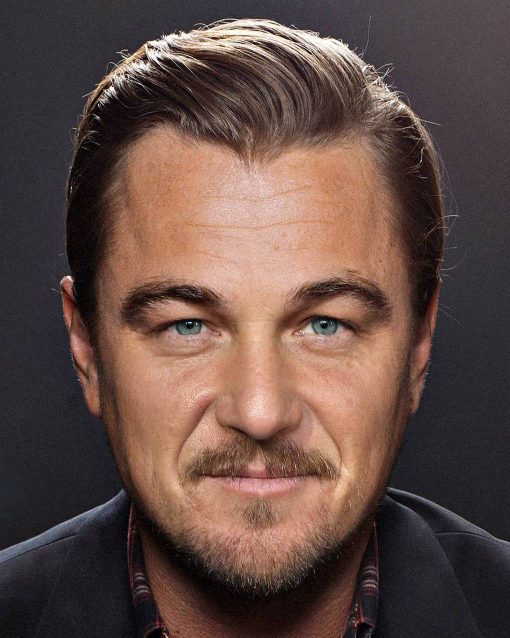
#> input picture images/face.jpg, 1020 x 1275 px (shown at 1/2 size)
$ python Lesson3.py
#> lines starting #> are read from the running program, lines starting #| are printed output that depends on the picture
import cv2
import numpy as np

img = cv2.imread('images/face.jpg')
#> img is the input picture: shape (1275, 1020, 3); mean B, G, R 69.2, 75.6, 98.2
# отзеркалим 0 по горизонтали, 1 по вертикали, -1 и так и так
img = cv2.resize(img, (img.shape[1] // 2, img.shape[0] // 2))
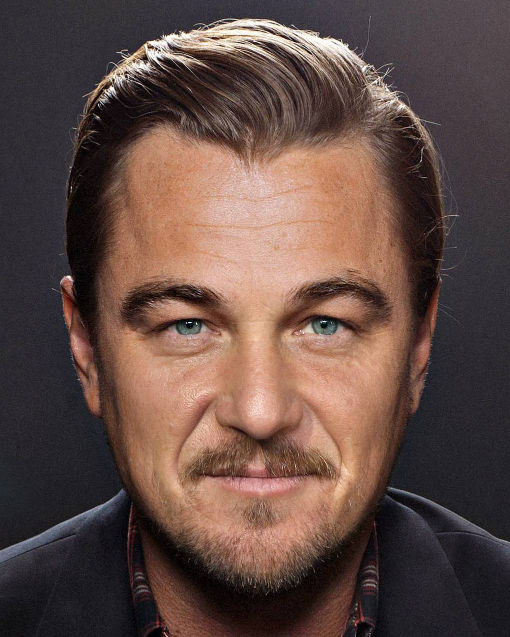
#> img: shape (637, 510, 3); mean B, G, R 69.1, 75.5, 98.1
#img = cv2.flip(img, -1)

# функция вращения


def rotate(img_param, angle):
    hieght, width = img.shape[:2]
    point = (width // 2, hieght // 2)

    mat = cv2.getRotationMatrix2D(point, angle, 1)
    return cv2.warpAffine(img, mat, (width, hieght))


#img = rotate(img, 90)

# смещение картинки
def transform(img_param, x, y):
#> called with x = 30, y = 200
    mat = np.float32([[1, 0, x], [0, 1, y]])
    return cv2.warpAffine(img_param, mat, (img_param.shape[1],img_param.shape[0]))
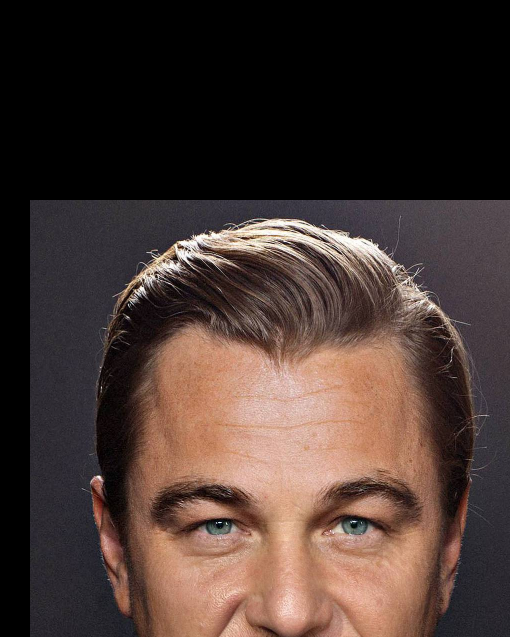
#> returned value: shape (637, 510, 3); mean of channels 0, 1, 2 50.6, 56.1, 73; drawn as B, G, R

img = transform(img, 30, 200)


cv2.imshow('res', img)
cv2.waitKey(0)

$ run again, with images/cars2.jpg copied over images/face.jpg
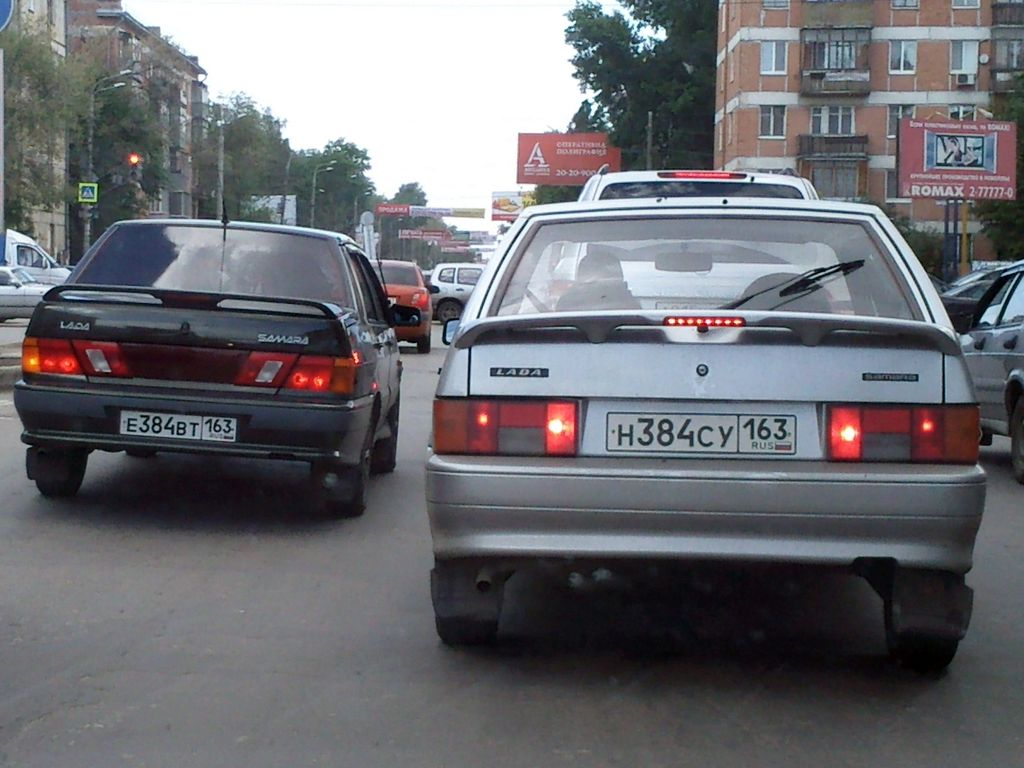
#> input picture images/cars2.jpg, 1024 x 768 px
#> img is the input picture: shape (768, 1024, 3); mean B, G, R 113.4, 108.4, 108
#> img: shape (384, 512, 3)
#> in transform, `return cv2.warpAffine(img_param, mat, (img_param.shape[1],img_param.sh..`:
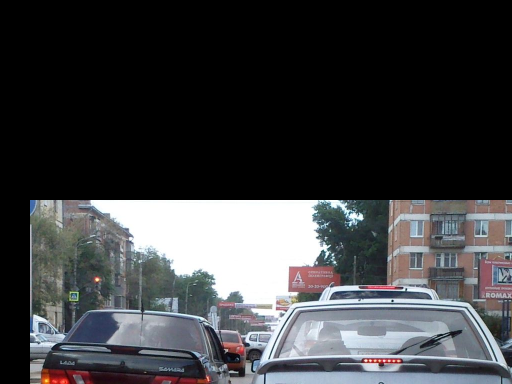
#> returned value: shape (384, 512, 3); mean of channels 0, 1, 2 65.2, 62.9, 61.8; drawn as B, G, R

$ run again, with images/cars4.jpg copied over images/face.jpg
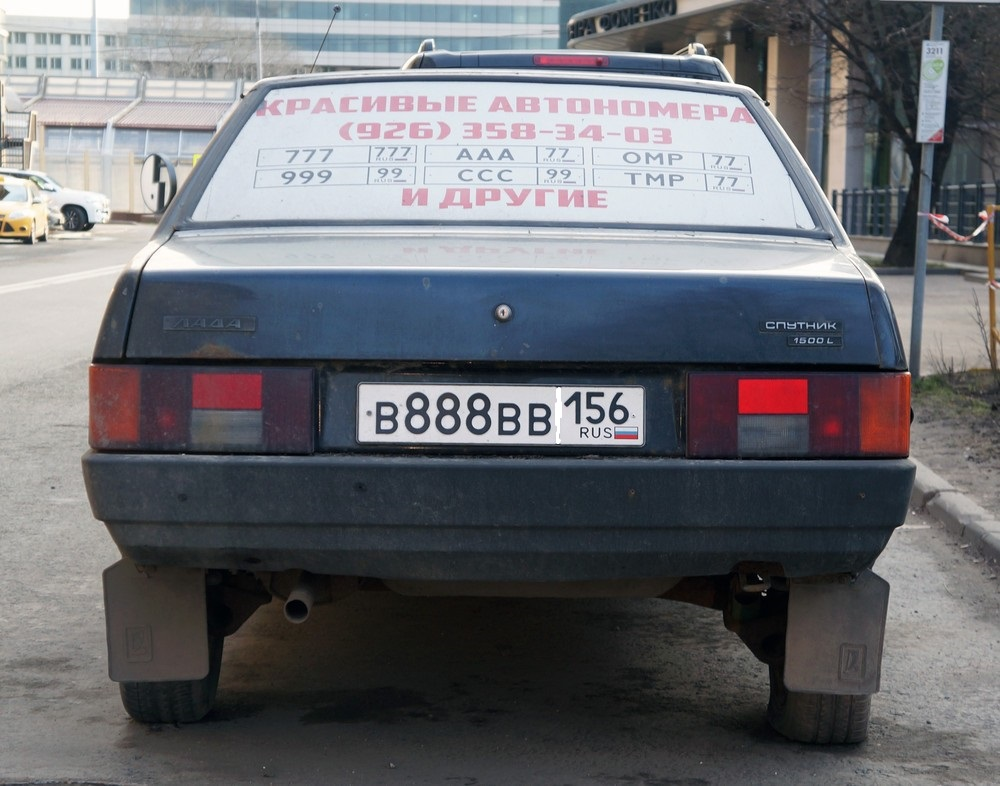
#> input picture images/cars4.jpg, 1000 x 786 px
#> img is the input picture: shape (786, 1000, 3); mean B, G, R 111.4, 106.4, 104.8
#> img: shape (393, 500, 3)
#> in transform, `return cv2.warpAffine(img_param, mat, (img_param.shape[1],img_param.sh..`:
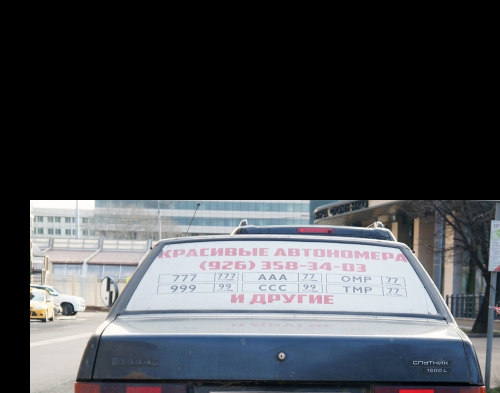
#> returned value: shape (393, 500, 3); mean of channels 0, 1, 2 72.3, 68.3, 65.8; drawn as B, G, R
